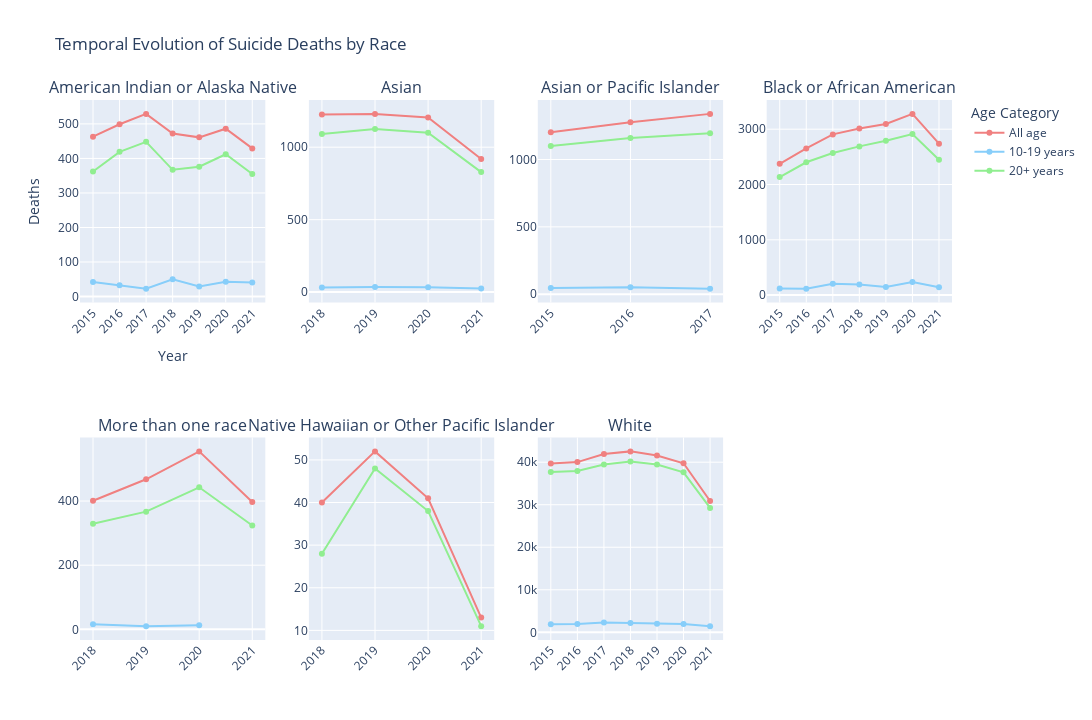

The notebook cell saved with this chart:
### Code cell
sd.plot_race_data_deaths()

### Figure 1 — Plotly figure (JSON) as saved in the notebook; plotly's stock layout.template omitted (floating-point values rounded to 4 significant figures)
{"data": [{"marker": {"color": "lightcoral", "line": {"color": "lightcoral"}}, "mode": "lines+markers", "name": "All age", "showlegend": true, "type": "scatter", "x": ["2015", "2016", "2017", "2018", "2019", "2020", "2021"], "xaxis": "x", "y": [463, 499, 529, 472, 461, 486, 429], "yaxis": "y"}, {"marker": {"color": "LightSkyBlue", "line": {"color": "LightSkyBlue"}}, "mode": "lines+markers", "name": "10-19 years", "showlegend": true, "type": "scatter", "x": ["2015", "2016", "2017", "2018", "2019", "2020", "2021"], "xaxis": "x", "y": [42, 33, 23, 50, 29, 43, 41], "yaxis": "y"}, {"marker": {"color": "LightGreen", "line": {"color": "LightGreen"}}, "mode": "lines+markers", "name": "20+ years", "showlegend": true, "type": "scatter", "x": ["2015", "2016", "2017", "2018", "2019", "2020", "2021"], "xaxis": "x", "y": [362, 419, 448, 367, 376, 412, 355], "yaxis": "y"}, {"marker": {"color": "lightcoral", "line": {"color": "lightcoral"}}, "mode": "lines+markers", "name": "All age", "showlegend": false, "type": "scatter", "x": ["2018", "2019", "2020", "2021"], "xaxis": "x2", "y": [1225, 1230, 1205, 919], "yaxis": "y2"}, {"marker": {"color": "LightSkyBlue", "line": {"color": "LightSkyBlue"}}, "mode": "lines+markers", "name": "10-19 years", "showlegend": false, "type": "scatter", "x": ["2018", "2019", "2020", "2021"], "xaxis": "x2", "y": [32, 36, 34, 24], "yaxis": "y2"}, {"marker": {"color": "LightGreen", "line": {"color": "LightGreen"}}, "mode": "lines+markers", "name": "20+ years", "showlegend": false, "type": "scatter", "x": ["2018", "2019", "2020", "2021"], "xaxis": "x2", "y": [1091, 1125, 1100, 828], "yaxis": "y2"}, {"marker": {"color": "lightcoral", "line": {"color": "lightcoral"}}, "mode": "lines+markers", "name": "All age", "showlegend": false, "type": "scatter", "x": ["2015", "2016", "2017"], "xaxis": "x3", "y": [1202, 1276, 1339], "yaxis": "y3"}, {"marker": {"color": "LightSkyBlue", "line": {"color": "LightSkyBlue"}}, "mode": "lines+markers", "name": "10-19 years", "showlegend": false, "type": "scatter", "x": ["2015", "2016", "2017"], "xaxis": "x3", "y": [46, 51, 41], "yaxis": "y3"}, {"marker": {"color": "LightGreen", "line": {"color": "LightGreen"}}, "mode": "lines+markers", "name": "20+ years", "showlegend": false, "type": "scatter", "x": ["2015", "2016", "2017"], "xaxis": "x3", "y": [1101, 1160, 1195], "yaxis": "y3"}, {"marker": {"color": "lightcoral", "line": {"color": "lightcoral"}}, "mode": "lines+markers", "name": "All age", "showlegend": false, "type": "scatter", "x": ["2015", "2016", "2017", "2018", "2019", "2020", "2021"], "xaxis": "x4", "y": [2374, 2653, 2906, 3014, 3095, 3277, 2738], "yaxis": "y4"}, {"marker": {"color": "LightSkyBlue", "line": {"color": "LightSkyBlue"}}, "mode": "lines+markers", "name": "10-19 years", "showlegend": false, "type": "scatter", "x": ["2015", "2016", "2017", "2018", "2019", "2020", "2021"], "xaxis": "x4", "y": [121, 117, 205, 192, 147, 237, 141], "yaxis": "y4"}, {"marker": {"color": "LightGreen", "line": {"color": "LightGreen"}}, "mode": "lines+markers", "name": "20+ years", "showlegend": false, "type": "scatter", "x": ["2015", "2016", "2017", "2018", "2019", "2020", "2021"], "xaxis": "x4", "y": [2135, 2402, 2568, 2689, 2792, 2912, 2448], "yaxis": "y4"}, {"marker": {"color": "lightcoral", "line": {"color": "lightcoral"}}, "mode": "lines+markers", "name": "All age", "showlegend": false, "type": "scatter", "x": ["2018", "2019", "2020", "2021"], "xaxis": "x5", "y": [401, 468, 555, 397], "yaxis": "y5"}, {"marker": {"color": "LightSkyBlue", "line": {"color": "LightSkyBlue"}}, "mode": "lines+markers", "name": "10-19 years", "showlegend": false, "type": "scatter", "x": ["2018", "2019", "2020"], "xaxis": "x5", "y": [16, 10, 13], "yaxis": "y5"}, {"marker": {"color": "LightGreen", "line": {"color": "LightGreen"}}, "mode": "lines+markers", "name": "20+ years", "showlegend": false, "type": "scatter", "x": ["2018", "2019", "2020", "2021"], "xaxis": "x5", "y": [329, 367, 443, 324], "yaxis": "y5"}, {"marker": {"color": "lightcoral", "line": {"color": "lightcoral"}}, "mode": "lines+markers", "name": "All age", "showlegend": false, "type": "scatter", "x": ["2018", "2019", "2020", "2021"], "xaxis": "x6", "y": [40, 52, 41, 13], "yaxis": "y6"}, {"marker": {"color": "LightSkyBlue", "line": {"color": "LightSkyBlue"}}, "mode": "lines+markers", "name": "10-19 years", "showlegend": false, "type": "scatter", "x": [], "xaxis": "x6", "y": [], "yaxis": "y6"}, {"marker": {"color": "LightGreen", "line": {"color": "LightGreen"}}, "mode": "lines+markers", "name": "20+ years", "showlegend": false, "type": "scatter", "x": ["2018", "2019", "2020", "2021"], "xaxis": "x6", "y": [28, 48, 38, 11], "yaxis": "y6"}, {"marker": {"color": "lightcoral", "line": {"color": "lightcoral"}}, "mode": "lines+markers", "name": "All age", "showlegend": false, "type": "scatter", "x": ["2015", "2016", "2017", "2018", "2019", "2020", "2021"], "xaxis": "x7", "y": [39700, 40026, 41922, 42545, 41573, 39750, 30874], "yaxis": "y7"}, {"marker": {"color": "LightSkyBlue", "line": {"color": "LightSkyBlue"}}, "mode": "lines+markers", "name": "10-19 years", "showlegend": false, "type": "scatter", "x": ["2015", "2016", "2017", "2018", "2019", "2020", "2021"], "xaxis": "x7", "y": [1882, 1944, 2302, 2199, 1990, 1964, 1455], "yaxis": "y7"}, {"marker": {"color": "LightGreen", "line": {"color": "LightGreen"}}, "mode": "lines+markers", "name": "20+ years", "showlegend": false, "type": "scatter", "x": ["2015", "2016", "2017", "2018", "2019", "2020", "2021"], "xaxis": "x7", "y": [37673, 37932, 39467, 40191, 39447, 37624, 29244], "yaxis": "y7"}], "layout": {"annotations": [{"font": {"size": 16}, "showarrow": false, "text": "American Indian or Alaska Native", "x": 0.1062, "xanchor": "center", "xref": "paper", "y": 1, "yanchor": "bottom", "yref": "paper"}, {"font": {"size": 16}, "showarrow": false, "text": "Asian", "x": 0.3688, "xanchor": "center", "xref": "paper", "y": 1, "yanchor": "bottom", "yref": "paper"}, {"font": {"size": 16}, "showarrow": false, "text": "Asian or Pacific Islander", "x": 0.6313, "xanchor": "center", "xref": "paper", "y": 1, "yanchor": "bottom", "yref": "paper"}, {"font": {"size": 16}, "showarrow": false, "text": "Black or African American", "x": 0.8938, "xanchor": "center", "xref": "paper", "y": 1, "yanchor": "bottom", "yref": "paper"}, {"font": {"size": 16}, "showarrow": false, "text": "More than one race", "x": 0.1062, "xanchor": "center", "xref": "paper", "y": 0.375, "yanchor": "bottom", "yref": "paper"}, {"font": {"size": 16}, "showarrow": false, "text": "Native Hawaiian or Other Pacific Islander", "x": 0.3688, "xanchor": "center", "xref": "paper", "y": 0.375, "yanchor": "bottom", "yref": "paper"}, {"font": {"size": 16}, "showarrow": false, "text": "White", "x": 0.6313, "xanchor": "center", "xref": "paper", "y": 0.375, "yanchor": "bottom", "yref": "paper"}], "height": 720, "legend": {"title": {"text": "Age Category"}}, "title": {"text": "Temporal Evolution of Suicide Deaths by Race"}, "width": 1280, "xaxis": {"anchor": "y", "domain": [0, 0.2125], "tickangle": -45, "title": {"text": "Year"}}, "xaxis2": {"anchor": "y2", "domain": [0.2625, 0.475], "tickangle": -45}, "xaxis3": {"anchor": "y3", "domain": [0.525, 0.7375], "tickangle": -45}, "xaxis4": {"anchor": "y4", "domain": [0.7875, 1], "tickangle": -45}, "xaxis5": {"anchor": "y5", "domain": [0, 0.2125], "tickangle": -45}, "xaxis6": {"anchor": "y6", "domain": [0.2625, 0.475], "tickangle": -45}, "xaxis7": {"anchor": "y7", "domain": [0.525, 0.7375], "tickangle": -45}, "xaxis8": {"anchor": "y8", "domain": [0.7875, 1], "tickangle": -45}, "yaxis": {"anchor": "x", "domain": [0.625, 1], "title": {"text": "Deaths"}}, "yaxis2": {"anchor": "x2", "domain": [0.625, 1]}, "yaxis3": {"anchor": "x3", "domain": [0.625, 1]}, "yaxis4": {"anchor": "x4", "domain": [0.625, 1]}, "yaxis5": {"anchor": "x5", "domain": [0, 0.375]}, "yaxis6": {"anchor": "x6", "domain": [0, 0.375]}, "yaxis7": {"anchor": "x7", "domain": [0, 0.375]}, "yaxis8": {"anchor": "x8", "domain": [0, 0.375]}}}
